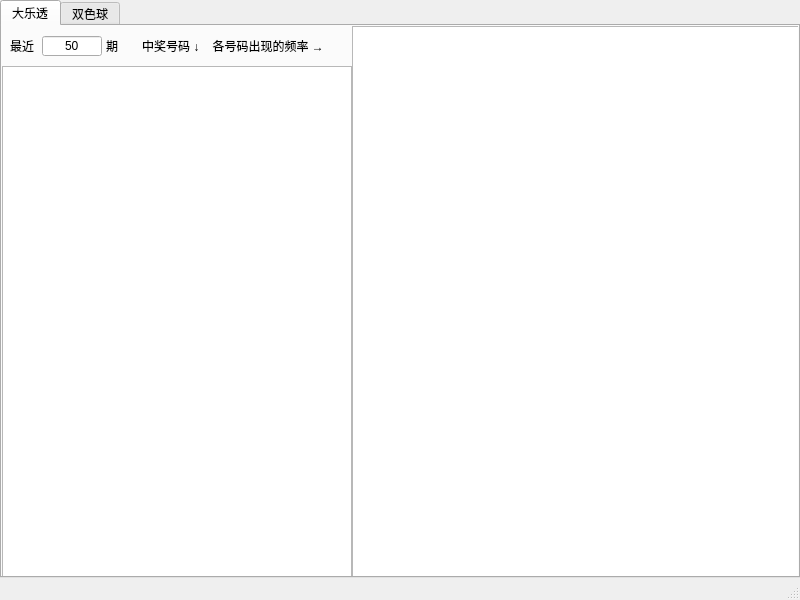
<?xml version="1.0" encoding="UTF-8"?>
<ui version="4.0">
 <class>GUI_PyQT5</class>
 <widget class="QMainWindow" name="GUI_PyQT5">
  <property name="geometry">
   <rect>
    <x>0</x>
    <y>0</y>
    <width>800</width>
    <height>600</height>
   </rect>
  </property>
  <property name="sizePolicy">
   <sizepolicy hsizetype="Fixed" vsizetype="Fixed">
    <horstretch>0</horstretch>
    <verstretch>0</verstretch>
   </sizepolicy>
  </property>
  <property name="maximumSize">
   <size>
    <width>800</width>
    <height>600</height>
   </size>
  </property>
  <property name="windowTitle">
   <string>日薪百万</string>
  </property>
  <widget class="QWidget" name="centralwidget">
   <widget class="QTabWidget" name="tabWidget">
    <property name="geometry">
     <rect>
      <x>0</x>
      <y>0</y>
      <width>800</width>
      <height>578</height>
     </rect>
    </property>
    <property name="sizePolicy">
     <sizepolicy hsizetype="Maximum" vsizetype="Maximum">
      <horstretch>0</horstretch>
      <verstretch>0</verstretch>
     </sizepolicy>
    </property>
    <property name="whatsThis">
     <string/>
    </property>
    <property name="currentIndex">
     <number>0</number>
    </property>
    <widget class="QWidget" name="tab_dlt">
     <attribute name="title">
      <string>大乐透</string>
     </attribute>
     <widget class="QTableView" name="tableView">
      <property name="geometry">
       <rect>
        <x>0</x>
        <y>40</y>
        <width>350</width>
        <height>513</height>
       </rect>
      </property>
     </widget>
     <widget class="QGraphicsView" name="graphicsView">
      <property name="enabled">
       <bool>true</bool>
      </property>
      <property name="geometry">
       <rect>
        <x>350</x>
        <y>0</y>
        <width>450</width>
        <height>553</height>
       </rect>
      </property>
      <property name="sizePolicy">
       <sizepolicy hsizetype="Fixed" vsizetype="Fixed">
        <horstretch>0</horstretch>
        <verstretch>0</verstretch>
       </sizepolicy>
      </property>
      <property name="maximumSize">
       <size>
        <width>800</width>
        <height>600</height>
       </size>
      </property>
     </widget>
     <widget class="QLabel" name="label">
      <property name="geometry">
       <rect>
        <x>0</x>
        <y>10</y>
        <width>40</width>
        <height>20</height>
       </rect>
      </property>
      <property name="text">
       <string>最近</string>
      </property>
      <property name="alignment">
       <set>Qt::AlignCenter</set>
      </property>
     </widget>
     <widget class="QLineEdit" name="lineEdit_recent">
      <property name="geometry">
       <rect>
        <x>40</x>
        <y>10</y>
        <width>60</width>
        <height>20</height>
       </rect>
      </property>
      <property name="text">
       <string>50</string>
      </property>
      <property name="frame">
       <bool>true</bool>
      </property>
      <property name="alignment">
       <set>Qt::AlignCenter</set>
      </property>
     </widget>
     <widget class="QLabel" name="label_2">
      <property name="geometry">
       <rect>
        <x>100</x>
        <y>10</y>
        <width>20</width>
        <height>20</height>
       </rect>
      </property>
      <property name="text">
       <string>期</string>
      </property>
      <property name="alignment">
       <set>Qt::AlignCenter</set>
      </property>
     </widget>
     <widget class="QLabel" name="label_3">
      <property name="geometry">
       <rect>
        <x>140</x>
        <y>10</y>
        <width>210</width>
        <height>20</height>
       </rect>
      </property>
      <property name="text">
       <string>中奖号码 ↓    各号码出现的频率 →</string>
      </property>
     </widget>
    </widget>
    <widget class="QWidget" name="tab_ssq">
     <attribute name="title">
      <string>双色球</string>
     </attribute>
     <widget class="QLabel" name="label_4">
      <property name="geometry">
       <rect>
        <x>210</x>
        <y>160</y>
        <width>91</width>
        <height>16</height>
       </rect>
      </property>
      <property name="text">
       <string>正在施工 ……</string>
      </property>
     </widget>
    </widget>
   </widget>
  </widget>
  <widget class="QStatusBar" name="statusbar"/>
 </widget>
 <resources/>
 <connections>
  <connection>
   <sender>lineEdit_recent</sender>
   <signal>returnPressed()</signal>
   <receiver>GUI_PyQT5</receiver>
   <slot>refresh()</slot>
   <hints>
    <hint type="sourcelabel">
     <x>67</x>
     <y>43</y>
    </hint>
    <hint type="destinationlabel">
     <x>232</x>
     <y>-9</y>
    </hint>
   </hints>
  </connection>
 </connections>
 <slots>
  <slot>refresh()</slot>
 </slots>
</ui>
